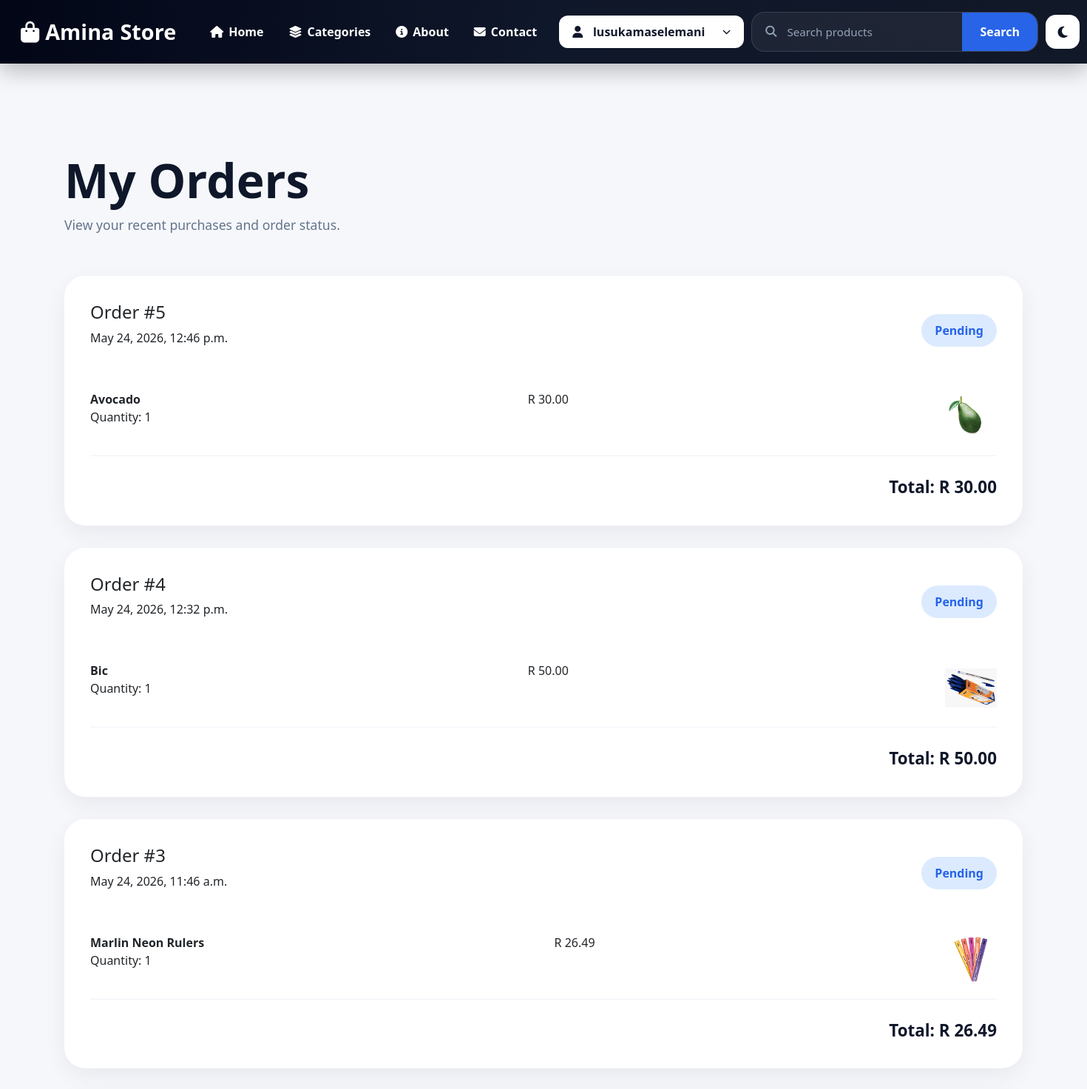
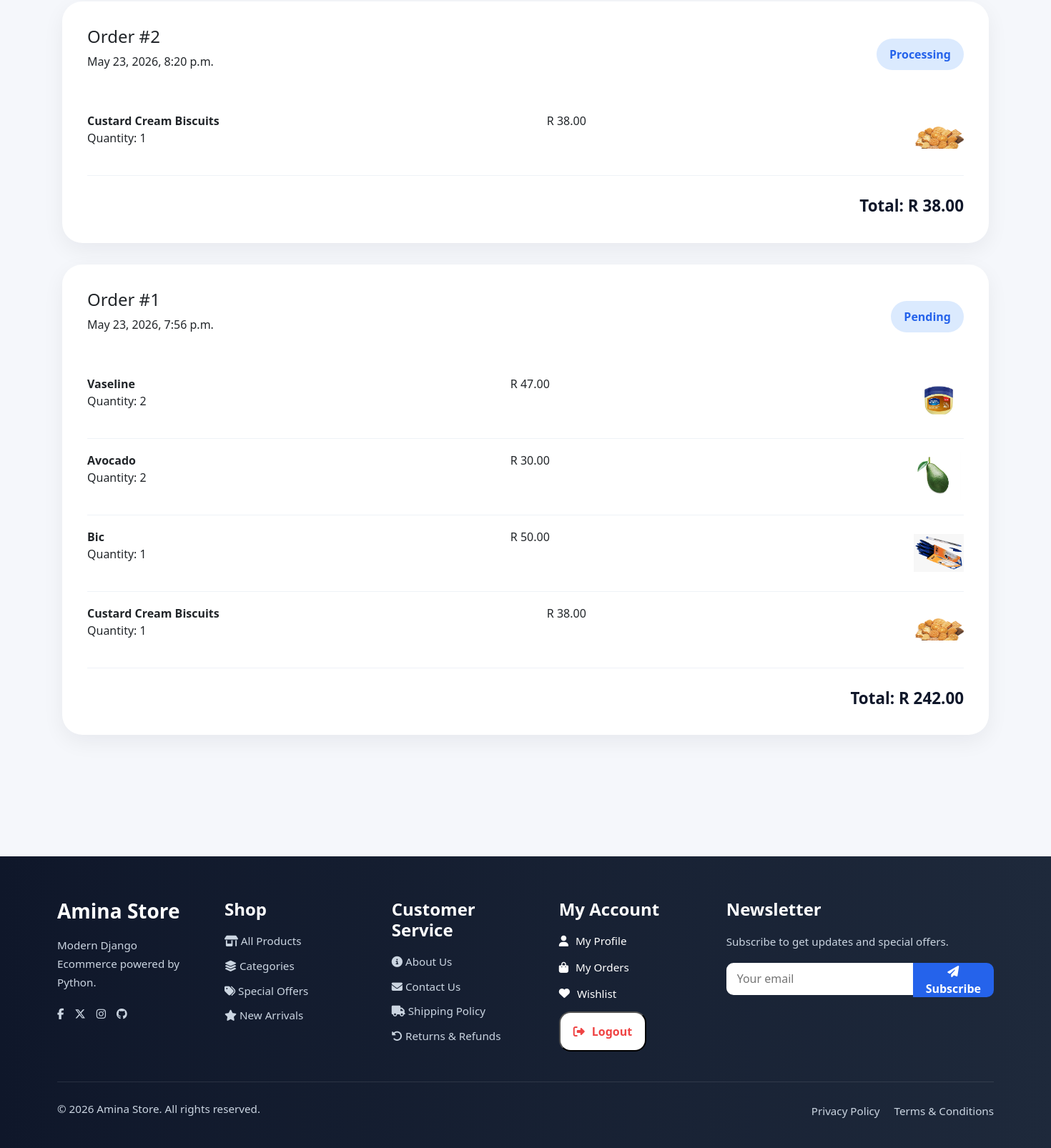
Screenshot of /orders/ (signed in) with the database file from the repository (2 pictures, top to bottom).
### products/models.py (models this page shows, shortened)
class Order(models.Model):
    user = models.ForeignKey(
        User,
        on_delete=models.CASCADE
    )
    created_at = models.DateTimeField(auto_now_add=True)
    total = models.DecimalField(
        max_digits=10,
        decimal_places=2
    )
    STATUS_CHOICES = (
        ('Pending', 'Pending'),
        ('Processing', 'Processing'),
        ('Delivered', 'Delivered'),
         ('Cancelled', 'Cancelled'),
    )
    status = models.CharField(
        max_length=20,
        choices=STATUS_CHOICES,
        default='Pending'
    )

class OrderItem(models.Model):
    order = models.ForeignKey(
        Order,
        on_delete=models.CASCADE,
        related_name='items'
    )
    product = models.ForeignKey(
        Product,
        on_delete=models.CASCADE
    )
    quantity = models.PositiveIntegerField(default=1)
    price = models.DecimalField(
        max_digits=10,
        decimal_places=2
    )

class Product(models.Model):
    name = models.CharField(max_length=200)
    description = models.TextField()
    category = models.CharField(max_length=100)
    image = models.ImageField(upload_to='products/')
    price = models.DecimalField(max_digits=10, decimal_places=2)
    stock = models.IntegerField()
    created_at = models.DateTimeField(auto_now_add=True)

### products/views.py (the view)
# urls.py: path('orders/', views.order_history, name='order_history'),
@login_required
def order_history(request):
    orders = Order.objects.filter(
        user=request.user
    ).order_by('-created_at')
    return render(request,
                 'products/orders.html',
                 {'orders': orders})

### products/templates/products/orders.html
{% extends 'base.html' %}
{% load static %}
{% block content %}
<div class="orders-page">
    <div class="page-header">
        <h1>My Orders</h1>
        <p>
            View your recent purchases and order status.
        </p>
    </div>
    {% for order in orders %}
    <div class="order-card">
        <div class="order-top">
            <div>
                <h4>Order #{{ order.id }}</h4>
                <p>
                    {{ order.created_at }}
                </p>
            </div>
            <div class="order-status">
                {{ order.status }}
            </div>
        </div>
        <div class="order-items">
            {% for item in order.items.all %}
            <div class="order-item">
                <div>
                    <strong>{{ item.product.name }}</strong>
                    <p>
                        Quantity: {{ item.quantity }}
                    </p>
                </div>
                <div>
                    R {{ item.price }}
                </div>
                <img src="{{ item.product.image.url }}" class="order-product-image">
            </div>
            {% endfor %}
        </div>
        <div class="order-total">
           Total: <strong>R {{ order.total }}</strong>
        </div>
    </div>
    {% empty %}
    <div class="empty-orders">
        <img src="{% static 'images/empty-cart.png' %}">
        <h3>No Orders Yet</h3>
        <p>Start shopping to see your purchases.</p>
    </div>
    {% endfor %}
</div>
{% endblock %}

### templates/base.html (shortened to what this page needs)
{% load static %}
<!DOCTYPE html>
<html lang="en">
<head>
    <link href="https://cdn.jsdelivr.net/npm/bootstrap@5.3.7/dist/css/bootstrap.min.css" rel="stylesheet">
    <link rel="stylesheet" href="https://cdnjs.cloudflare.com/ajax/libs/font-awesome/6.5.2/css/all.min.css">
     <link rel="stylesheet"
      href="{% static 'css/style.css' %}?v=2">
</head>
<body id="appBody">
    <nav class="navbar">
        <div class="navbar-container">
            <a class="navbar-brand" href="{% url 'product_list' %}">
                <i class="fa-solid fa-bag-shopping"></i>
                <span>Amina</span> Store
            </a>
            <div class="navbar-links">
                <a href="{% url 'product_list' %}">
                    <i class="fa-solid fa-house"></i>
                    Home
                </a>
                <a href="{% url 'categories' %}">
                    <i class="fa-solid fa-layer-group"></i>
                    Categories
                </a>
                <a href="{% url 'about' %}">
                    <i class="fa-solid fa-circle-info"></i>
                    About
                </a>
                <a href="{% url 'contact' %}">
                    <i class="fa-solid fa-envelope"></i>
                    Contact
                </a>
            </div>
            <div class="navbar-actions">
                {% if user.is_authenticated %}
                <div class="user-dropdown">
                    <button class="user-btn">
                        <i class="fa-solid fa-user"></i>
                        {{ request.user.username }}
                        <span class="dropdown-arrow">
                            <i class="fa-solid fa-chevron-down"></i>
                        </span>
                    </button>
                </div>
                {% endif %}
                <form method="GET"
                    action="{% url 'product_list' %}"
                    class="search-form">
                    <div class="search-box">
                        <i class="fa-solid fa-magnifying-glass"></i>
                        <input type="search"
                            name="search"
                            placeholder="Search products"
                            value="{{ search_query|default:'' }}">
                        <button type="submit">
                            Search
                        </button>
                    </div>
                </form>
                <button type="button"
                        class="dark-mode-btn"
                        onclick="toggleDarkMode()">
                    <i class="fa-solid fa-moon"></i>
                </button>
            </div>
        </div>
    </nav>
<div class="container">
    {% block content %}
    {% endblock %}
</div>
<footer class="footer-main">
    <div class="footer-grid">
        <div>
            <h3>Amina Store</h3>
            <p>
                Modern Django Ecommerce powered by Python.
            </p>
            <div class="social-icons">
                <a href="#">
                    <i class="fa-brands fa-facebook-f"></i>
                </a>
                <a href="#">
                    <i class="fa-brands fa-x-twitter"></i>
                </a>
                <a href="#">
                    <i class="fa-brands fa-instagram"></i>
                </a>
                <a href="#">
                    <i class="fa-brands fa-github"></i>
                </a>
            </div>
        </div>
        <div>
            <h4>Shop</h4>
            <a href="{% url 'product_list' %}">
                <i class="fa-solid fa-shop"></i>
                All Products
            </a>
            <a href="{% url 'categories' %}">
                <i class="fa-solid fa-layer-group"></i>
                Categories
            </a>
            <a href="#">
                <i class="fa-solid fa-tags"></i>
                Special Offers
            </a>
            <a href="#">
                <i class="fa-solid fa-star"></i>
                New Arrivals
            </a>
        </div>
        <div>
            <h4>Customer Service</h4>
            <a href="{% url 'about' %}">
                <i class="fa-solid fa-circle-info"></i>
                About Us
            </a>
            <a href="{% url 'contact' %}">
                <i class="fa-solid fa-envelope"></i>
                Contact Us
            </a>
            <a href="#">
                <i class="fa-solid fa-truck"></i>
                Shipping Policy
            </a>
            <a href="#">
                <i class="fa-solid fa-rotate-left"></i>
                Returns & Refunds
            </a>
        </div>
        <div class="footer-account">
            <h4>My Account</h4>
            <a href="{% url 'profile' %}">
                <i class="fa-solid fa-user"></i>
                My Profile
            </a>
            <a href="{% url 'order_history' %}">
                <i class="fa-solid fa-bag-shopping"></i>
                My Orders
            </a>
            <a href="#">
                <i class="fa-solid fa-heart"></i>
                Wishlist
            </a>
            <form action="{% url 'logout' %}" method="POST">
                <button type="submit" class="footer-logout">
                    <i class="fa-solid fa-right-from-bracket"></i>
                    Logout
                </button>
            </form>
        </div>
        <div>
            <h4>Newsletter</h4>
            <p>
                Subscribe to get updates and special offers.
            </p>
            <form class="newsletter-form">
                <input type="email" placeholder="Your email">
                <button type="submit">
                    <i class="fa-solid fa-paper-plane"></i>
                    Subscribe
                </button>
            </form>
        </div>
    </div>
    <div class="footer-bottom">
        <p>
            © 2026 Amina Store. All rights reserved.
        </p>
        <div>
            <a href="#">
                Privacy Policy
            </a>
            <a href="#">
                Terms & Conditions
            </a>
        </div>
    </div>
</footer>
</body>
</html>

### rows the page displays
Order: id "5", created_at "May 24, 2026, 12:46 p.m.", status "Pending", total "30.00"
OrderItem: product.name "Avocado", quantity "1", price "30.00", product.image (picture)
Order: id "4", created_at "May 24, 2026, 12:32 p.m.", status "Pending", total "50.00"
OrderItem: product.name "Bic", quantity "1", price "50.00", product.image (picture)
Order: id "3", created_at "May 24, 2026, 11:46 a.m.", status "Pending", total "26.49"
OrderItem: product.name "Marlin Neon Rulers", quantity "1", price "26.49", product.image (picture)
Order: id "2", created_at "May 23, 2026, 8:20 p.m.", status "Processing", total "38.00"
OrderItem: product.name "Custard Cream Biscuits", quantity "1", price "38.00", product.image (picture)
Order: id "1", created_at "May 23, 2026, 7:56 p.m.", status "Pending", total "242.00"
OrderItem: product.name "Vaseline", quantity "2", price "47.00", product.image (picture)
OrderItem: product.name "Avocado", quantity "2", price "30.00", product.image (picture)
OrderItem: product.name "Bic", quantity "1", price "50.00", product.image (picture)
OrderItem: product.name "Custard Cream Biscuits", quantity "1", price "38.00", product.image (picture)

### other values shown
{{ request.user.username }} "lusukamaselemani"
